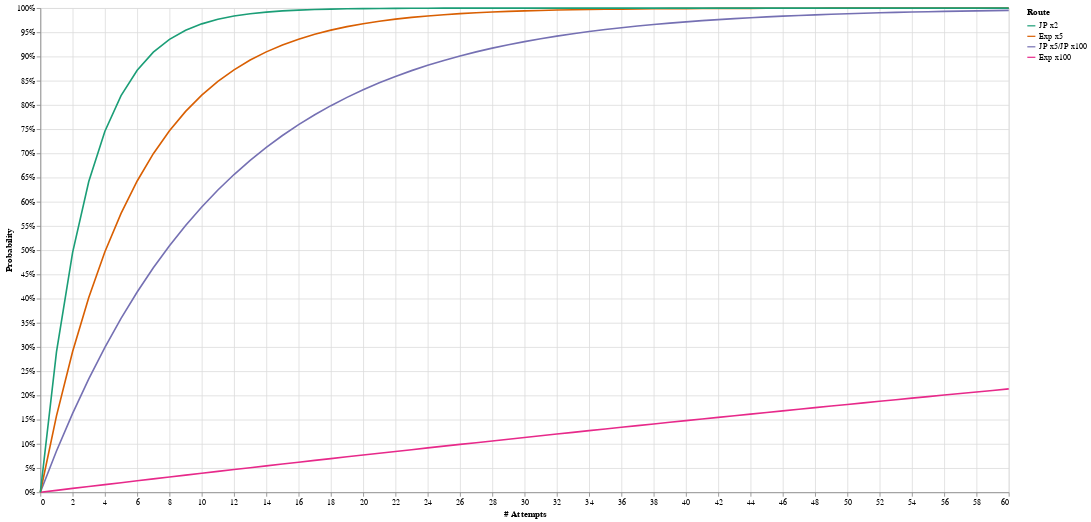

This figure's notebook cell:
### Code cell
VegaLite({
  "$schema": "https://vega.github.io/schema/vega-lite/v4.json",
  "width": 1200,
  "height": 600,
  "padding": 5,
  "data": {
    "values": data
  },
  "mark": "line",
  "encoding": {
    "x": {"field": "# Attempts", "type": "quantitative"},
    "y": {"field": "Probability", "type": "quantitative", "axis": {"format": ".0%"}},
    "color": {"field": 'Route', "sort": reversed(routes), "scale": {"scheme": "dark2"}},
  }
})

### Figure 1 — Vega-Lite specification as saved in the notebook (floating-point values rounded to 4 significant figures; data arrays with more than 128 entries replaced by an {"elided": "..."} marker saying what was removed)
{"$schema": "https://vega.github.io/schema/vega-lite/v4.json", "data": {"values": {"elided": "244 records"}}, "encoding": {"color": {"field": "Route", "scale": {"scheme": "dark2"}, "sort": ["JP x2", "Exp x5", "JP x5/JP x100", "Exp x100"]}, "x": {"field": "# Attempts", "type": "quantitative"}, "y": {"axis": {"format": ".0%"}, "field": "Probability", "type": "quantitative"}}, "height": 600, "mark": "line", "padding": 5, "width": 1200}
